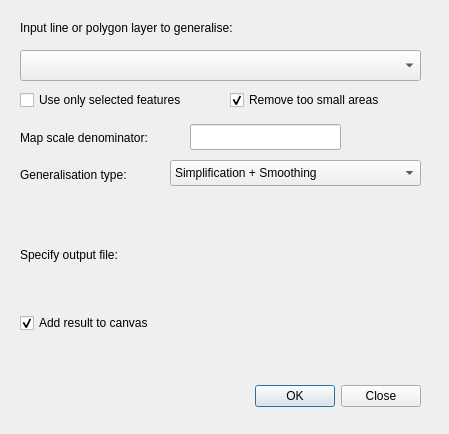
<?xml version="1.0" encoding="UTF-8"?>
<ui version="4.0">
 <class>CartoLineGenDialogBase</class>
 <widget class="QDialog" name="CartoLineGenDialogBase">
  <property name="geometry">
   <rect>
    <x>0</x>
    <y>0</y>
    <width>449</width>
    <height>434</height>
   </rect>
  </property>
  <property name="windowTitle">
   <string>Cartographic Line Generalisation - CartoLineGen</string>
  </property>
  <widget class="QDialogButtonBox" name="button_box">
   <property name="geometry">
    <rect>
     <x>80</x>
     <y>380</y>
     <width>341</width>
     <height>32</height>
    </rect>
   </property>
   <property name="orientation">
    <enum>Qt::Horizontal</enum>
   </property>
   <property name="standardButtons">
    <set>QDialogButtonBox::Close|QDialogButtonBox::Ok</set>
   </property>
  </widget>
  <widget class="QLabel" name="label">
   <property name="geometry">
    <rect>
     <x>20</x>
     <y>20</y>
     <width>401</width>
     <height>16</height>
    </rect>
   </property>
   <property name="text">
    <string>Input line or polygon layer to generalise:</string>
   </property>
  </widget>
  <widget class="QLabel" name="label_2">
   <property name="geometry">
    <rect>
     <x>20</x>
     <y>130</y>
     <width>171</width>
     <height>16</height>
    </rect>
   </property>
   <property name="text">
    <string>Map scale denominator:</string>
   </property>
  </widget>
  <widget class="QLineEdit" name="dlg_scale">
   <property name="geometry">
    <rect>
     <x>190</x>
     <y>124</y>
     <width>151</width>
     <height>26</height>
    </rect>
   </property>
  </widget>
  <widget class="QCheckBox" name="dlg_selected">
   <property name="geometry">
    <rect>
     <x>20</x>
     <y>90</y>
     <width>191</width>
     <height>20</height>
    </rect>
   </property>
   <property name="text">
    <string>Use only selected features</string>
   </property>
  </widget>
  <widget class="QCheckBox" name="dlg_add">
   <property name="enabled">
    <bool>true</bool>
   </property>
   <property name="geometry">
    <rect>
     <x>20</x>
     <y>313</y>
     <width>151</width>
     <height>20</height>
    </rect>
   </property>
   <property name="text">
    <string>Add result to canvas</string>
   </property>
   <property name="checked">
    <bool>true</bool>
   </property>
  </widget>
  <widget class="QLabel" name="label_3">
   <property name="geometry">
    <rect>
     <x>20</x>
     <y>247</y>
     <width>251</width>
     <height>16</height>
    </rect>
   </property>
   <property name="text">
    <string>Specify output file:</string>
   </property>
  </widget>
  <widget class="QCheckBox" name="dlg_remove_small">
   <property name="geometry">
    <rect>
     <x>230</x>
     <y>90</y>
     <width>191</width>
     <height>20</height>
    </rect>
   </property>
   <property name="text">
    <string>Remove too small areas</string>
   </property>
   <property name="checked">
    <bool>true</bool>
   </property>
  </widget>
  <widget class="QLabel" name="dlg_warning">
   <property name="geometry">
    <rect>
     <x>20</x>
     <y>350</y>
     <width>401</width>
     <height>16</height>
    </rect>
   </property>
   <property name="font">
    <font>
     <weight>75</weight>
     <bold>true</bold>
    </font>
   </property>
   <property name="text">
    <string/>
   </property>
  </widget>
  <widget class="QComboBox" name="dlg_type">
   <property name="geometry">
    <rect>
     <x>170</x>
     <y>160</y>
     <width>251</width>
     <height>26</height>
    </rect>
   </property>
   <item>
    <property name="text">
     <string>Simplification + Smoothing</string>
    </property>
   </item>
   <item>
    <property name="text">
     <string>Simplification</string>
    </property>
   </item>
   <item>
    <property name="text">
     <string>Smoothing</string>
    </property>
   </item>
   <item>
    <property name="text">
     <string>Orthogonal Segments</string>
    </property>
   </item>
  </widget>
  <widget class="QLabel" name="label_4">
   <property name="geometry">
    <rect>
     <x>20</x>
     <y>160</y>
     <width>141</width>
     <height>30</height>
    </rect>
   </property>
   <property name="text">
    <string>Generalisation type:</string>
   </property>
  </widget>
  <widget class="QComboBox" name="dlg_layer">
   <property name="geometry">
    <rect>
     <x>20</x>
     <y>50</y>
     <width>401</width>
     <height>31</height>
    </rect>
   </property>
  </widget>
  <widget class="QgsFileWidget" name="dlg_file">
   <property name="geometry">
    <rect>
     <x>20</x>
     <y>270</y>
     <width>401</width>
     <height>44</height>
    </rect>
   </property>
   <property name="storageMode">
    <enum>QgsFileWidget::SaveFile</enum>
   </property>
  </widget>
 </widget>
 <customwidgets>
  <customwidget>
   <class>QgsFileWidget</class>
   <extends>QWidget</extends>
   <header>qgsfilewidget.h</header>
  </customwidget>
 </customwidgets>
 <resources/>
 <connections>
  <connection>
   <sender>button_box</sender>
   <signal>accepted()</signal>
   <receiver>CartoLineGenDialogBase</receiver>
   <slot>accept()</slot>
   <hints>
    <hint type="sourcelabel">
     <x>20</x>
     <y>20</y>
    </hint>
    <hint type="destinationlabel">
     <x>20</x>
     <y>20</y>
    </hint>
   </hints>
  </connection>
  <connection>
   <sender>button_box</sender>
   <signal>rejected()</signal>
   <receiver>CartoLineGenDialogBase</receiver>
   <slot>reject()</slot>
   <hints>
    <hint type="sourcelabel">
     <x>20</x>
     <y>20</y>
    </hint>
    <hint type="destinationlabel">
     <x>20</x>
     <y>20</y>
    </hint>
   </hints>
  </connection>
 </connections>
</ui>
